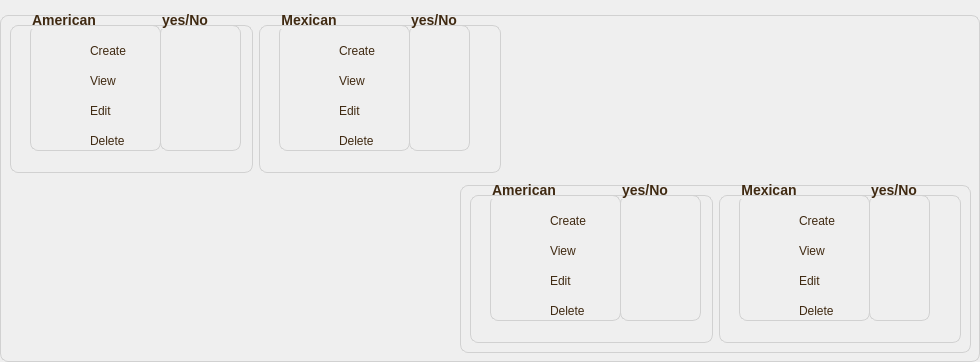
            <widget class="QGroupBox" name="groupBox_34">
             <property name="styleSheet">
              <string notr="true">/* QGroupBox: Minimalist look with soft borders */
QGroupBox {
    border: 1px solid #d1d1d1;
    border-radius: 8px;
    margin-top: 15px;
    font-family: 'Roboto', sans-serif;
    font-size: 14px;
    font-weight: bold;
    padding: 10px;
    color: #402A12; /* Soft brown color for title */
}

/* QLabel: Modern text */
QLabel {
    font-family: 'Roboto', sans-serif;
    font-size: 12px;
    color: #402A12; /* Same soft brown */
}

/* QCheckBox: Simple checkbox design */
QCheckBox {
    spacing: 8px;
    font-family: 'Roboto', sans-serif;
    font-size: 12px;
    color: #402A12;
}

/* Hover effect on QCheckBox for better interaction */
QCheckBox:hover {
    background-color: #f7e2cc; /* Light beige background */
    border-radius: 5px;
}
</string>
             </property>
             <property name="title">
              <string/>
             </property>
             <widget class="QGroupBox" name="groupBox_35">
              <property name="geometry">
               <rect>
                <x>10</x>
                <y>10</y>
                <width>243</width>
                <height>163</height>
               </rect>
              </property>
              <property name="title">
               <string/>
              </property>
              <widget class="QGroupBox" name="groupBox_36">
               <property name="geometry">
                <rect>
                 <x>150</x>
                 <y>0</y>
                 <width>81</width>
                 <height>141</height>
                </rect>
               </property>
               <property name="title">
                <string>yes/No</string>
               </property>
              </widget>
              <widget class="QGroupBox" name="groupBox_37">
               <property name="geometry">
                <rect>
                 <x>20</x>
                 <y>0</y>
                 <width>131</width>
                 <height>141</height>
                </rect>
               </property>
               <property name="title">
                <string>American</string>
               </property>
               <widget class="QLabel" name="label_138">
                <property name="geometry">
                 <rect>
                  <x>60</x>
                  <y>30</y>
                  <width>51</width>
                  <height>21</height>
                 </rect>
                </property>
                <property name="text">
                 <string>Create</string>
                </property>
               </widget>
               <widget class="QLabel" name="label_139">
                <property name="geometry">
                 <rect>
                  <x>20</x>
                  <y>30</y>
                  <width>31</width>
                  <height>21</height>
                 </rect>
                </property>
                <property name="text">
                 <string/>
                </property>
                <property name="pixmap">
                 <pixmap>assets/roles/add.png</pixmap>
                </property>
                <property name="scaledContents">
                 <bool>true</bool>
                </property>
               </widget>
               <widget class="QLabel" name="label_140">
                <property name="geometry">
                 <rect>
                  <x>60</x>
                  <y>60</y>
                  <width>51</width>
                  <height>21</height>
                 </rect>
                </property>
                <property name="text">
                 <string>View</string>
                </property>
               </widget>
               <widget class="QLabel" name="label_141">
                <property name="geometry">
                 <rect>
                  <x>60</x>
                  <y>120</y>
                  <width>51</width>
                  <height>21</height>
                 </rect>
                </property>
                <property name="text">
                 <string>Delete</string>
                </property>
               </widget>
               <widget class="QLabel" name="label_142">
                <property name="geometry">
                 <rect>
                  <x>60</x>
                  <y>90</y>
                  <width>51</width>
                  <height>21</height>
                 </rect>
                </property>
                <property name="text">
                 <string>Edit</string>
                </property>
               </widget>
               <widget class="QLabel" name="label_143">
                <property name="geometry">
                 <rect>
                  <x>20</x>
                  <y>60</y>
                  <width>31</width>
                  <height>21</height>
                 </rect>
                </property>
                <property name="text">
                 <string/>
                </property>
                <property name="pixmap">
                 <pixmap>assets/roles/eye.png</pixmap>
                </property>
                <property name="scaledContents">
                 <bool>true</bool>
                </property>
               </widget>
               <widget class="QLabel" name="label_144">
                <property name="geometry">
                 <rect>
                  <x>20</x>
                  <y>90</y>
                  <width>31</width>
                  <height>21</height>
                 </rect>
                </property>
                <property name="text">
                 <string/>
                </property>
                <property name="pixmap">
                 <pixmap>assets/roles/edit.png</pixmap>
                </property>
                <property name="scaledContents">
                 <bool>true</bool>
                </property>
               </widget>
               <widget class="QLabel" name="label_145">
                <property name="geometry">
                 <rect>
                  <x>20</x>
                  <y>120</y>
                  <width>31</width>
                  <height>16</height>
                 </rect>
                </property>
                <property name="text">
                 <string/>
                </property>
                <property name="pixmap">
                 <pixmap>assets/roles/bin.png</pixmap>
                </property>
                <property name="scaledContents">
                 <bool>true</bool>
                </property>
               </widget>
              </widget>
             </widget>
             <widget class="QGroupBox" name="groupBox_38">
              <property name="geometry">
               <rect>
                <x>259</x>
                <y>10</y>
                <width>242</width>
                <height>163</height>
               </rect>
              </property>
              <property name="title">
               <string/>
              </property>
              <widget class="QGroupBox" name="groupBox_39">
               <property name="geometry">
                <rect>
                 <x>150</x>
                 <y>0</y>
                 <width>61</width>
                 <height>141</height>
                </rect>
               </property>
               <property name="title">
                <string>yes/No</string>
               </property>
              </widget>
              <widget class="QGroupBox" name="groupBox_40">
               <property name="geometry">
                <rect>
                 <x>20</x>
                 <y>0</y>
                 <width>131</width>
                 <height>141</height>
                </rect>
               </property>
               <property name="title">
                <string>Mexican</string>
               </property>
               <widget class="QLabel" name="label_146">
                <property name="geometry">
                 <rect>
                  <x>60</x>
                  <y>30</y>
                  <width>51</width>
                  <height>21</height>
                 </rect>
                </property>
                <property name="text">
                 <string>Create</string>
                </property>
               </widget>
               <widget class="QLabel" name="label_147">
                <property name="geometry">
                 <rect>
                  <x>20</x>
                  <y>30</y>
                  <width>31</width>
                  <height>21</height>
                 </rect>
                </property>
                <property name="text">
                 <string/>
                </property>
                <property name="pixmap">
                 <pixmap>assets/roles/add.png</pixmap>
                </property>
                <property name="scaledContents">
                 <bool>true</bool>
                </property>
               </widget>
               <widget class="QLabel" name="label_148">
                <property name="geometry">
                 <rect>
                  <x>60</x>
                  <y>60</y>
                  <width>51</width>
                  <height>21</height>
                 </rect>
                </property>
                <property name="text">
                 <string>View</string>
                </property>
               </widget>
               <widget class="QLabel" name="label_149">
                <property name="geometry">
                 <rect>
                  <x>60</x>
                  <y>120</y>
                  <width>51</width>
                  <height>21</height>
                 </rect>
                </property>
                <property name="text">
                 <string>Delete</string>
                </property>
               </widget>
               <widget class="QLabel" name="label_150">
                <property name="geometry">
                 <rect>
                  <x>60</x>
                  <y>90</y>
                  <width>51</width>
                  <height>21</height>
                 </rect>
                </property>
                <property name="text">
                 <string>Edit</string>
                </property>
               </widget>
               <widget class="QLabel" name="label_151">
                <property name="geometry">
                 <rect>
                  <x>20</x>
                  <y>60</y>
                  <width>31</width>
                  <height>21</height>
                 </rect>
                </property>
                <property name="text">
                 <string/>
                </property>
                <property name="pixmap">
                 <pixmap>assets/roles/eye.png</pixmap>
                </property>
                <property name="scaledContents">
                 <bool>true</bool>
                </property>
               </widget>
               <widget class="QLabel" name="label_152">
                <property name="geometry">
                 <rect>
                  <x>20</x>
                  <y>90</y>
                  <width>31</width>
                  <height>21</height>
                 </rect>
                </property>
                <property name="text">
                 <string/>
                </property>
                <property name="pixmap">
                 <pixmap>assets/roles/edit.png</pixmap>
                </property>
                <property name="scaledContents">
                 <bool>true</bool>
                </property>
               </widget>
               <widget class="QLabel" name="label_153">
                <property name="geometry">
                 <rect>
                  <x>20</x>
                  <y>120</y>
                  <width>31</width>
                  <height>16</height>
                 </rect>
                </property>
                <property name="text">
                 <string/>
                </property>
                <property name="pixmap">
                 <pixmap>assets/roles/bin.png</pixmap>
                </property>
                <property name="scaledContents">
                 <bool>true</bool>
                </property>
               </widget>
              </widget>
             </widget>
             <widget class="QGroupBox" name="groupBox_41">
              <property name="geometry">
               <rect>
                <x>460</x>
                <y>170</y>
                <width>511</width>
                <height>183</height>
               </rect>
              </property>
              <property name="styleSheet">
               <string notr="true">/* QGroupBox: Minimalist look with soft borders */
QGroupBox {
    border: 1px solid #d1d1d1;
    border-radius: 8px;
    margin-top: 15px;
    font-family: 'Roboto', sans-serif;
    font-size: 14px;
    font-weight: bold;
    padding: 10px;
    color: #402A12; /* Soft brown color for title */
}

/* QLabel: Modern text */
QLabel {
    font-family: 'Roboto', sans-serif;
    font-size: 12px;
    color: #402A12; /* Same soft brown */
}

/* QCheckBox: Simple checkbox design */
QCheckBox {
    spacing: 8px;
    font-family: 'Roboto', sans-serif;
    font-size: 12px;
    color: #402A12;
}

/* Hover effect on QCheckBox for better interaction */
QCheckBox:hover {
    background-color: #f7e2cc; /* Light beige background */
    border-radius: 5px;
}
</string>
              </property>
              <property name="title">
               <string/>
              </property>
              <widget class="QGroupBox" name="groupBox_42">
               <property name="geometry">
                <rect>
                 <x>10</x>
                 <y>10</y>
                 <width>243</width>
                 <height>163</height>
                </rect>
               </property>
               <property name="title">
                <string/>
               </property>
               <widget class="QGroupBox" name="groupBox_43">
                <property name="geometry">
                 <rect>
                  <x>150</x>
                  <y>0</y>
                  <width>81</width>
                  <height>141</height>
                 </rect>
                </property>
                <property name="title">
                 <string>yes/No</string>
                </property>
               </widget>
               <widget class="QGroupBox" name="groupBox_44">
                <property name="geometry">
                 <rect>
                  <x>20</x>
                  <y>0</y>
                  <width>131</width>
                  <height>141</height>
                 </rect>
                </property>
                <property name="title">
                 <string>American</string>
                </property>
                <widget class="QLabel" name="label_154">
                 <property name="geometry">
                  <rect>
                   <x>60</x>
                   <y>30</y>
                   <width>51</width>
                   <height>21</height>
                  </rect>
                 </property>
                 <property name="text">
                  <string>Create</string>
                 </property>
                </widget>
                <widget class="QLabel" name="label_155">
                 <property name="geometry">
                  <rect>
                   <x>20</x>
                   <y>30</y>
                   <width>31</width>
                   <height>21</height>
                  </rect>
                 </property>
                 <property name="text">
                  <string/>
                 </property>
                 <property name="pixmap">
                  <pixmap>assets/roles/add.png</pixmap>
                 </property>
                 <property name="scaledContents">
                  <bool>true</bool>
                 </property>
                </widget>
                <widget class="QLabel" name="label_156">
                 <property name="geometry">
                  <rect>
                   <x>60</x>
                   <y>60</y>
                   <width>51</width>
                   <height>21</height>
                  </rect>
                 </property>
                 <property name="text">
                  <string>View</string>
                 </property>
                </widget>
                <widget class="QLabel" name="label_157">
                 <property name="geometry">
                  <rect>
                   <x>60</x>
                   <y>120</y>
                   <width>51</width>
                   <height>21</height>
                  </rect>
                 </property>
                 <property name="text">
                  <string>Delete</string>
                 </property>
                </widget>
                <widget class="QLabel" name="label_158">
                 <property name="geometry">
                  <rect>
                   <x>60</x>
                   <y>90</y>
                   <width>51</width>
                   <height>21</height>
                  </rect>
                 </property>
                 <property name="text">
                  <string>Edit</string>
                 </property>
                </widget>
                <widget class="QLabel" name="label_159">
                 <property name="geometry">
                  <rect>
                   <x>20</x>
                   <y>60</y>
                   <width>31</width>
                   <height>21</height>
                  </rect>
                 </property>
                 <property name="text">
                  <string/>
                 </property>
                 <property name="pixmap">
                  <pixmap>assets/roles/eye.png</pixmap>
                 </property>
                 <property name="scaledContents">
                  <bool>true</bool>
                 </property>
                </widget>
                <widget class="QLabel" name="label_160">
                 <property name="geometry">
                  <rect>
                   <x>20</x>
                   <y>90</y>
                   <width>31</width>
                   <height>21</height>
                  </rect>
                 </property>
                 <property name="text">
                  <string/>
                 </property>
                 <property name="pixmap">
                  <pixmap>assets/roles/edit.png</pixmap>
                 </property>
                 <property name="scaledContents">
                  <bool>true</bool>
                 </property>
                </widget>
                <widget class="QLabel" name="label_161">
                 <property name="geometry">
                  <rect>
                   <x>20</x>
                   <y>120</y>
                   <width>31</width>
                   <height>16</height>
                  </rect>
                 </property>
                 <property name="text">
                  <string/>
                 </property>
                 <property name="pixmap">
                  <pixmap>assets/roles/bin.png</pixmap>
                 </property>
                 <property name="scaledContents">
                  <bool>true</bool>
                 </property>
                </widget>
               </widget>
              </widget>
              <widget class="QGroupBox" name="groupBox_45">
               <property name="geometry">
                <rect>
                 <x>259</x>
                 <y>10</y>
                 <width>242</width>
                 <height>163</height>
                </rect>
               </property>
               <property name="title">
                <string/>
               </property>
               <widget class="QGroupBox" name="groupBox_46">
                <property name="geometry">
                 <rect>
                  <x>150</x>
                  <y>0</y>
                  <width>61</width>
                  <height>141</height>
                 </rect>
                </property>
                <property name="title">
                 <string>yes/No</string>
                </property>
               </widget>
               <widget class="QGroupBox" name="groupBox_47">
                <property name="geometry">
                 <rect>
                  <x>20</x>
                  <y>0</y>
                  <width>131</width>
                  <height>141</height>
                 </rect>
                </property>
                <property name="title">
                 <string>Mexican</string>
                </property>
                <widget class="QLabel" name="label_162">
                 <property name="geometry">
                  <rect>
                   <x>60</x>
                   <y>30</y>
                   <width>51</width>
                   <height>21</height>
                  </rect>
                 </property>
                 <property name="text">
                  <string>Create</string>
                 </property>
                </widget>
                <widget class="QLabel" name="label_163">
                 <property name="geometry">
                  <rect>
                   <x>20</x>
                   <y>30</y>
                   <width>31</width>
                   <height>21</height>
                  </rect>
                 </property>
                 <property name="text">
                  <string/>
                 </property>
                 <property name="pixmap">
                  <pixmap>assets/roles/add.png</pixmap>
                 </property>
                 <property name="scaledContents">
                  <bool>true</bool>
                 </property>
                </widget>
                <widget class="QLabel" name="label_164">
                 <property name="geometry">
                  <rect>
                   <x>60</x>
                   <y>60</y>
                   <width>51</width>
                   <height>21</height>
                  </rect>
                 </property>
                 <property name="text">
                  <string>View</string>
                 </property>
                </widget>
                <widget class="QLabel" name="label_165">
                 <property name="geometry">
                  <rect>
                   <x>60</x>
                   <y>120</y>
                   <width>51</width>
                   <height>21</height>
                  </rect>
                 </property>
                 <property name="text">
                  <string>Delete</string>
                 </property>
                </widget>
                <widget class="QLabel" name="label_166">
                 <property name="geometry">
                  <rect>
                   <x>60</x>
                   <y>90</y>
                   <width>51</width>
                   <height>21</height>
                  </rect>
                 </property>
                 <property name="text">
                  <string>Edit</string>
                 </property>
                </widget>
                <widget class="QLabel" name="label_167">
                 <property name="geometry">
                  <rect>
                   <x>20</x>
                   <y>60</y>
                   <width>31</width>
                   <height>21</height>
                  </rect>
                 </property>
                 <property name="text">
                  <string/>
                 </property>
                 <property name="pixmap">
                  <pixmap>assets/roles/eye.png</pixmap>
                 </property>
                 <property name="scaledContents">
                  <bool>true</bool>
                 </property>
                </widget>
                <widget class="QLabel" name="label_168">
                 <property name="geometry">
                  <rect>
                   <x>20</x>
                   <y>90</y>
                   <width>31</width>
                   <height>21</height>
                  </rect>
                 </property>
                 <property name="text">
                  <string/>
                 </property>
                 <property name="pixmap">
                  <pixmap>assets/roles/edit.png</pixmap>
                 </property>
                 <property name="scaledContents">
                  <bool>true</bool>
                 </property>
                </widget>
                <widget class="QLabel" name="label_169">
                 <property name="geometry">
                  <rect>
                   <x>20</x>
                   <y>120</y>
                   <width>31</width>
                   <height>16</height>
                  </rect>
                 </property>
                 <property name="text">
                  <string/>
                 </property>
                 <property name="pixmap">
                  <pixmap>assets/roles/bin.png</pixmap>
                 </property>
                 <property name="scaledContents">
                  <bool>true</bool>
                 </property>
                </widget>
               </widget>
              </widget>
             </widget>
            </widget>
